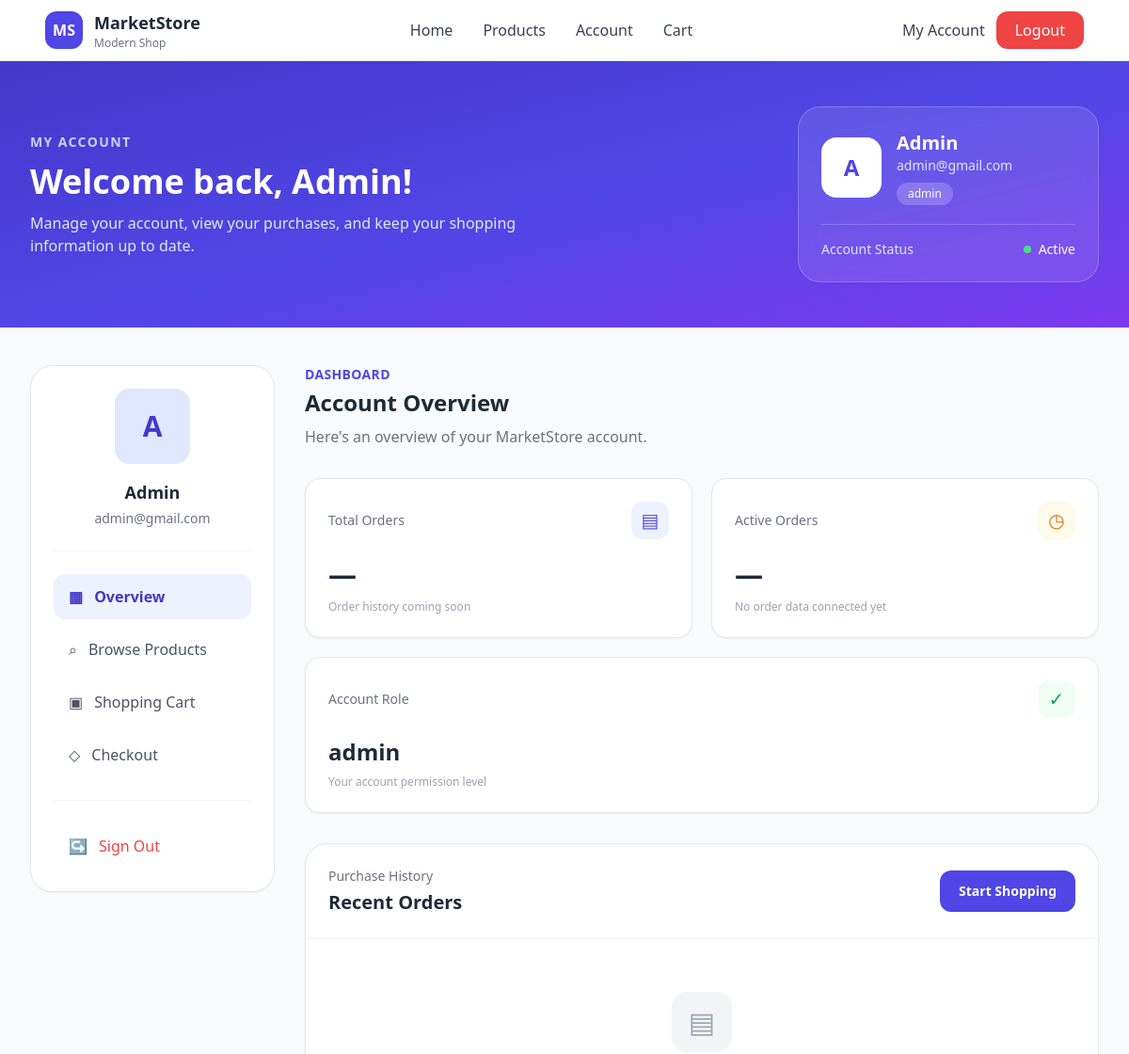
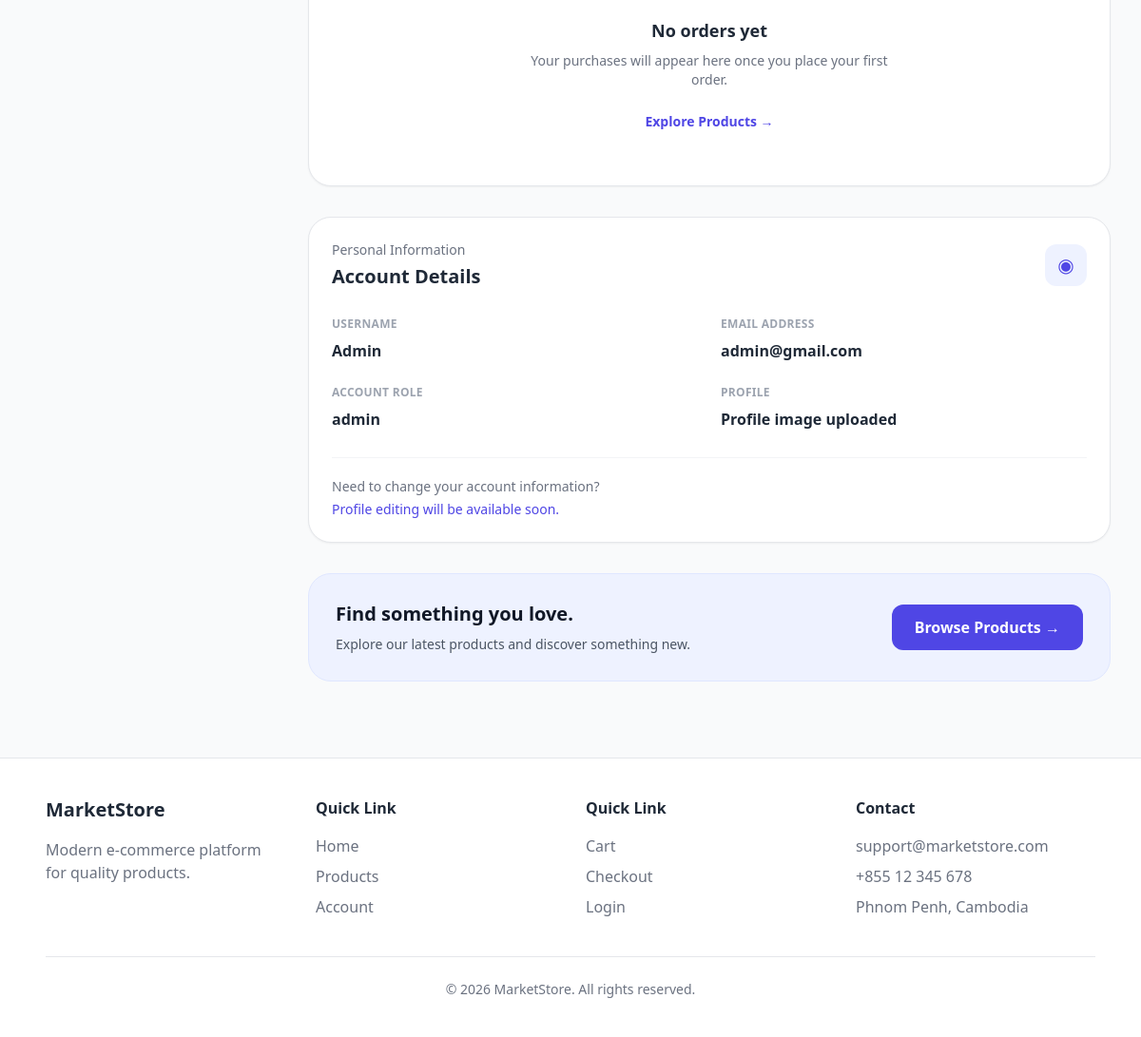
Screenshot of /account (signed in) with the database file from the repository (2 pictures, top to bottom).
### models/user.py (models this page shows)
class User(db.Model):
    id = db.Column(db.Integer, primary_key=True)
    profile = db.Column(db.String)
    username = db.Column(db.String(80), nullable=False)
    password = db.Column(db.String(255), nullable=False)
    email = db.Column(db.String(120), nullable=False, unique=True)
    role = db.Column(db.String(120), nullable=False)

### front/customer.py (the view)
@front_bp.route('/account')
def account():
    if not session.get('user_id'):
        flash('Please log in to access your account.', 'warning')
        return redirect(url_for('front_bp.login'))
    user = db.session.get(User, session['user_id'])
    if not user:
        session.clear()
        flash('Your account could not be found. Please log in again.', 'danger')
        return redirect(url_for('front_bp.login'))
    return render_template('frontend/account.html', user=user)

### templates/frontend/account.html (shortened to what this page needs)
<!DOCTYPE html>
<html lang="en">
{% include 'frontend/shared/header.html' %}
<body class="bg-gray-50 text-gray-800">
{% include 'frontend/shared/navbar.html' %}
<section class="bg-gradient-to-br from-indigo-700 via-indigo-600 to-violet-600 text-white">
    <div class="max-w-7xl mx-auto px-4 sm:px-6 lg:px-8 py-12">
        <div class="flex flex-col md:flex-row md:items-center justify-between gap-8">
            <div>
                <p class="text-indigo-200 text-sm font-semibold uppercase tracking-widest">
                    My Account
                </p>
                <h1 class="text-3xl md:text-4xl font-bold mt-3">
                    Welcome back, {{ user.username }}!
                </h1>
                <p class="text-indigo-100 mt-3 max-w-xl">
                    Manage your account, view your purchases, and keep your
                    shopping information up to date.
                </p>
            </div>
            <div class="bg-white/10 backdrop-blur-md border border-white/20 rounded-3xl p-6 min-w-0 md:min-w-80">
                <div class="flex items-center gap-4">
                    <div class="w-16 h-16 shrink-0 rounded-2xl bg-white text-indigo-600 flex items-center justify-center text-2xl font-bold">
                        {{ user.username[:1]|upper }}
                    </div>
                    <div class="min-w-0">
                        <h2 class="text-xl font-bold truncate">
                            {{ user.username }}
                        </h2>
                        <p class="text-indigo-100 text-sm truncate">
                            {{ user.email }}
                        </p>
                        <span class="inline-block mt-2 bg-white/20 text-white text-xs px-3 py-1 rounded-full">
                            {{ user.role }}
                        </span>
                    </div>
                </div>
                <div class="border-t border-white/20 mt-5 pt-4 flex items-center justify-between text-sm">
                    <span class="text-indigo-100">Account Status</span>
                    <span class="flex items-center gap-2 font-medium">
                        <span class="w-2 h-2 bg-green-400 rounded-full"></span>
                        Active
                    </span>
                </div>
            </div>
        </div>
    </div>
</section>
<main class="max-w-7xl mx-auto px-4 sm:px-6 lg:px-8 py-10">
    <div class="grid lg:grid-cols-4 gap-8">
        <aside class="lg:col-span-1">
            <div class="bg-white border border-gray-200 rounded-3xl p-6 shadow-sm">
                <div class="text-center pb-6 border-b border-gray-100">
                    <div class="w-20 h-20 mx-auto rounded-2xl bg-indigo-100 text-indigo-700 flex items-center justify-center text-3xl font-bold">
                        {{ user.username[:1]|upper }}
                    </div>
                    <h2 class="font-bold text-lg mt-4">
                        {{ user.username }}
                    </h2>
                    <p class="text-gray-500 text-sm mt-1 break-all">
                        {{ user.email }}
                    </p>
                </div>
                <nav class="mt-6 space-y-2">
                    <a href="{{ url_for('front_bp.account') }}"
                       class="flex items-center gap-3 bg-indigo-50 text-indigo-700 px-4 py-3 rounded-xl font-semibold">
                        <span>▦</span>
                        Overview
                    </a>
                    <a href="{{ url_for('front_bp.products') }}"
                       class="flex items-center gap-3 text-gray-600 hover:bg-gray-50 hover:text-indigo-600 px-4 py-3 rounded-xl font-medium transition">
                        <span>⌕</span>
                        Browse Products
                    </a>
                    <a href="{{ url_for('front_bp.cart') }}"
                       class="flex items-center gap-3 text-gray-600 hover:bg-gray-50 hover:text-indigo-600 px-4 py-3 rounded-xl font-medium transition">
                        <span>▣</span>
                        Shopping Cart
                    </a>
                    <a href="{{ url_for('front_bp.checkout') }}"
                       class="flex items-center gap-3 text-gray-600 hover:bg-gray-50 hover:text-indigo-600 px-4 py-3 rounded-xl font-medium transition">
                        <span>◇</span>
                        Checkout
                    </a>
                </nav>
                <div class="border-t border-gray-100 mt-6 pt-6">
                    <form action="{{ url_for('front_bp.logout') }}" method="POST">
                        <button type="submit"
                                class="w-full flex items-center gap-3 text-red-500 hover:bg-red-50 px-4 py-3 rounded-xl font-medium transition">
                            <span>↪</span>
                            Sign Out
                        </button>
                    </form>
                </div>
            </div>
        </aside>
        <div class="lg:col-span-3 space-y-8">
            <div>
                <p class="text-sm font-semibold text-indigo-600 uppercase tracking-wide">
                    Dashboard
                </p>
                <h2 class="text-2xl font-bold mt-1">
                    Account Overview
                </h2>
                <p class="text-gray-500 mt-2">
                    Here's an overview of your MarketStore account.
                </p>
            </div>
            <div class="grid sm:grid-cols-2 xl:grid-cols-3 gap-5">
                <div class="bg-white border border-gray-200 rounded-2xl p-6 shadow-sm">
                    <div class="flex items-center justify-between">
                        <p class="text-gray-500 text-sm font-medium">
                            Total Orders
                        </p>
                        <div class="w-10 h-10 rounded-xl bg-indigo-50 text-indigo-600 flex items-center justify-center">
                            <span class="text-xl">▤</span>
                        </div>
                    </div>
                    <h3 class="text-3xl font-bold mt-5">—</h3>
                    <p class="text-xs text-gray-400 mt-2">Order history coming soon</p>
                </div>
                <div class="bg-white border border-gray-200 rounded-2xl p-6 shadow-sm">
                    <div class="flex items-center justify-between">
                        <p class="text-gray-500 text-sm font-medium">
                            Active Orders
                        </p>
                        <div class="w-10 h-10 rounded-xl bg-amber-50 text-amber-600 flex items-center justify-center">
                            <span class="text-xl">◷</span>
                        </div>
                    </div>
                    <h3 class="text-3xl font-bold mt-5">—</h3>
                    <p class="text-xs text-gray-400 mt-2">No order data connected yet</p>
                </div>
                <div class="bg-white border border-gray-200 rounded-2xl p-6 shadow-sm sm:col-span-2 xl:col-span-1">
                    <div class="flex items-center justify-between">
                        <p class="text-gray-500 text-sm font-medium">
                            Account Role
                        </p>
                        <div class="w-10 h-10 rounded-xl bg-green-50 text-green-600 flex items-center justify-center">
                            <span class="text-xl">✓</span>
                        </div>
                    </div>
                    <h3 class="text-2xl font-bold mt-5">
                        {{ user.role }}
                    </h3>
                    <p class="text-xs text-gray-400 mt-2">Your account permission level</p>
                </div>
            </div>
            <section class="bg-white border border-gray-200 rounded-3xl shadow-sm overflow-hidden">
                <div class="flex flex-col sm:flex-row sm:items-center justify-between gap-4 p-6 border-b border-gray-100">
                    <div>
                        <p class="text-sm text-gray-500">Purchase History</p>
                        <h2 class="text-xl font-bold mt-1">
                            Recent Orders
                        </h2>
                    </div>
                    <a href="{{ url_for('front_bp.products') }}"
                       class="inline-flex justify-center bg-indigo-600 hover:bg-indigo-700 text-white px-5 py-3 rounded-xl font-semibold text-sm transition">
                        Start Shopping
                    </a>
                </div>
                <div class="py-14 px-6 text-center">
                    <div class="w-16 h-16 mx-auto rounded-2xl bg-gray-100 text-gray-400 flex items-center justify-center text-3xl">
                        ▤
                    </div>
                    <h3 class="font-bold text-lg mt-5">
                        No orders yet
                    </h3>
                    <p class="text-gray-500 text-sm mt-2 max-w-sm mx-auto">
                        Your purchases will appear here once you place
                        your first order.
                    </p>
                    <a href="{{ url_for('front_bp.products') }}"
                       class="inline-block mt-6 text-indigo-600 hover:text-indigo-700 font-semibold text-sm">
                        Explore Products →
                    </a>
                </div>
            </section>
            <section class="bg-white border border-gray-200 rounded-3xl p-6 shadow-sm">
                <div class="flex items-center justify-between gap-4 mb-7">
                    <div>
                        <p class="text-sm text-gray-500">
                            Personal Information
                        </p>
                        <h2 class="text-xl font-bold mt-1">
                            Account Details
                        </h2>
                    </div>
                    <div class="w-11 h-11 rounded-xl bg-indigo-50 text-indigo-600 flex items-center justify-center text-xl">
                        ◉
                    </div>
                </div>
                <div class="grid md:grid-cols-2 gap-6">
                    <div>
                        <p class="text-gray-400 text-xs font-semibold uppercase tracking-wide">
                            Username
                        </p>
                        <p class="font-semibold mt-2">
                            {{ user.username }}
                        </p>
                    </div>
                    <div>
                        <p class="text-gray-400 text-xs font-semibold uppercase tracking-wide">
                            Email Address
                        </p>
                        <p class="font-semibold mt-2 break-all">
                            {{ user.email }}
                        </p>
                    </div>
                    <div>
                        <p class="text-gray-400 text-xs font-semibold uppercase tracking-wide">
                            Account Role
                        </p>
                        <p class="font-semibold mt-2">
                            {{ user.role }}
                        </p>
                    </div>
                    <div>
                        <p class="text-gray-400 text-xs font-semibold uppercase tracking-wide">
                            Profile
                        </p>
                        <p class="font-semibold mt-2">
                            {{ 'Profile image uploaded' if user.profile else 'No profile image' }}
                        </p>
                    </div>
                </div>
                <div class="border-t border-gray-100 mt-7 pt-5">
                    <p class="text-sm text-gray-500">
                        Need to change your account information?
                    </p>
                    <p class="text-sm text-indigo-600 font-medium mt-1">
                        Profile editing will be available soon.
                    </p>
                </div>
            </section>
            <section
                    class="bg-indigo-50 border border-indigo-100 rounded-3xl p-7 flex flex-col md:flex-row md:items-center justify-between gap-5">
                <div>
                    <h2 class="text-xl font-bold text-gray-900">
                        Find something you love.
                    </h2>
                    <p class="text-gray-600 text-sm mt-2">
                        Explore our latest products and discover something new.
                    </p>
                </div>
                <a href="{{ url_for('front_bp.products') }}"
                   class="shrink-0 inline-flex justify-center bg-indigo-600 hover:bg-indigo-700 text-white px-6 py-3 rounded-xl font-semibold transition">
                    Browse Products →
                </a>
            </section>
        </div>
    </div>
</main>
{% include 'frontend/shared/footer.html' %}
</body>
</html>

### rows the page displays
User: username "Admin", username "A", email "admin@gmail.com", role "admin", profile "Profile image uploaded"
